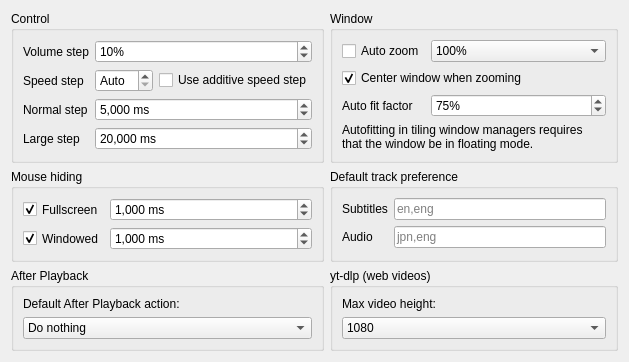
         <widget class="QWidget" name="playbackPage">
          <layout class="QGridLayout" name="playbackPageLayout" columnstretch="1,1">
           <item row="1" column="0">
            <widget class="QGroupBox" name="playbackControlBox">
             <property name="title">
              <string>Control</string>
             </property>
             <layout class="QFormLayout" name="playbackControlBoxLayout">
              <item row="0" column="0">
               <widget class="QLabel" name="playbackVolumeStepLabel">
                <property name="text">
                 <string>Volume step</string>
                </property>
               </widget>
              </item>
              <item row="0" column="1">
               <widget class="QSpinBox" name="playbackVolumeStep">
                <property name="sizePolicy">
                 <sizepolicy hsizetype="MinimumExpanding" vsizetype="Fixed">
                  <horstretch>0</horstretch>
                  <verstretch>0</verstretch>
                 </sizepolicy>
                </property>
                <property name="suffix">
                 <string>%</string>
                </property>
                <property name="minimum">
                 <number>1</number>
                </property>
                <property name="value">
                 <number>10</number>
                </property>
               </widget>
              </item>
              <item row="1" column="0">
               <widget class="QLabel" name="playbackSpeedStepLabel">
                <property name="text">
                 <string>Speed step</string>
                </property>
               </widget>
              </item>
              <item row="1" column="1">
               <layout class="QHBoxLayout" name="playbackSpeedStepLayout" stretch="1,0">
                <item>
                 <widget class="QSpinBox" name="playbackSpeedStep">
                  <property name="sizePolicy">
                   <sizepolicy hsizetype="MinimumExpanding" vsizetype="Fixed">
                    <horstretch>0</horstretch>
                    <verstretch>0</verstretch>
                   </sizepolicy>
                  </property>
                  <property name="specialValueText">
                   <string>Auto</string>
                  </property>
                  <property name="suffix">
                   <string>%</string>
                  </property>
                  <property name="maximum">
                   <number>100</number>
                  </property>
                 </widget>
                </item>
                <item>
                 <widget class="QCheckBox" name="playbackSpeedStepAdditive">
                  <property name="text">
                   <string>Use additive speed step</string>
                  </property>
                  <property name="checked">
                   <bool>false</bool>
                  </property>
                 </widget>
                </item>
               </layout>
              </item>
              <item row="2" column="0">
               <widget class="QLabel" name="playbackNormalStepLabel">
                <property name="text">
                 <string>Normal step</string>
                </property>
               </widget>
              </item>
              <item row="2" column="1">
               <widget class="QSpinBox" name="playbackNormalStep">
                <property name="sizePolicy">
                 <sizepolicy hsizetype="MinimumExpanding" vsizetype="Fixed">
                  <horstretch>0</horstretch>
                  <verstretch>0</verstretch>
                 </sizepolicy>
                </property>
                <property name="showGroupSeparator" stdset="0">
                 <bool>true</bool>
                </property>
                <property name="suffix">
                 <string notr="true"> ms</string>
                </property>
                <property name="minimum">
                 <number>1</number>
                </property>
                <property name="maximum">
                 <number>2000000000</number>
                </property>
                <property name="value">
                 <number>5000</number>
                </property>
               </widget>
              </item>
              <item row="3" column="0">
               <widget class="QLabel" name="playbackLargeStepLabel">
                <property name="text">
                 <string>Large step</string>
                </property>
               </widget>
              </item>
              <item row="3" column="1">
               <widget class="QSpinBox" name="playbackLargeStep">
                <property name="sizePolicy">
                 <sizepolicy hsizetype="MinimumExpanding" vsizetype="Fixed">
                  <horstretch>0</horstretch>
                  <verstretch>0</verstretch>
                 </sizepolicy>
                </property>
                <property name="showGroupSeparator" stdset="0">
                 <bool>true</bool>
                </property>
                <property name="suffix">
                 <string notr="true"> ms</string>
                </property>
                <property name="minimum">
                 <number>1</number>
                </property>
                <property name="maximum">
                 <number>2000000000</number>
                </property>
                <property name="value">
                 <number>20000</number>
                </property>
               </widget>
              </item>
             </layout>
            </widget>
           </item>
           <item row="1" column="1">
            <widget class="QGroupBox" name="playbackAutoBox">
             <property name="title">
              <string>Window</string>
             </property>
             <layout class="QFormLayout" name="playbackAutoBoxLayout">
              <item row="0" column="0">
               <widget class="QCheckBox" name="playbackAutoZoom">
                <property name="sizePolicy">
                 <sizepolicy hsizetype="Minimum" vsizetype="Preferred">
                  <horstretch>0</horstretch>
                  <verstretch>0</verstretch>
                 </sizepolicy>
                </property>
                <property name="text">
                 <string>Auto zoom</string>
                </property>
               </widget>
              </item>
              <item row="0" column="1">
               <widget class="QComboBox" name="playbackAutoZoomMethod">
                <property name="sizePolicy">
                 <sizepolicy hsizetype="MinimumExpanding" vsizetype="Fixed">
                  <horstretch>0</horstretch>
                  <verstretch>0</verstretch>
                 </sizepolicy>
                </property>
                <property name="currentText">
                 <string>100%</string>
                </property>
                <property name="currentIndex">
                 <number>3</number>
                </property>
                <item>
                 <property name="text">
                  <string>25%</string>
                 </property>
                </item>
                <item>
                 <property name="text">
                  <string>50%</string>
                 </property>
                </item>
                <item>
                 <property name="text">
                  <string>75%</string>
                 </property>
                </item>
                <item>
                 <property name="text">
                  <string>100%</string>
                 </property>
                </item>
                <item>
                 <property name="text">
                  <string>150%</string>
                 </property>
                </item>
                <item>
                 <property name="text">
                  <string>200%</string>
                 </property>
                </item>
                <item>
                 <property name="text">
                  <string>300%</string>
                 </property>
                </item>
                <item>
                 <property name="text">
                  <string>400%</string>
                 </property>
                </item>
                <item>
                 <property name="text">
                  <string>Autofit</string>
                 </property>
                </item>
                <item>
                 <property name="text">
                  <string>Autofit (Larger Only)</string>
                 </property>
                </item>
                <item>
                 <property name="text">
                  <string>Autofit (Smaller Only)</string>
                 </property>
                </item>
               </widget>
              </item>
              <item row="1" column="0" colspan="2">
               <widget class="QCheckBox" name="playbackAutoCenterWindow">
                <property name="text">
                 <string>Center window when zooming</string>
                </property>
                <property name="checked">
                 <bool>true</bool>
                </property>
               </widget>
              </item>
              <item row="2" column="0">
               <widget class="QLabel" name="playbackAutoFitFactorLabel">
                <property name="text">
                 <string>Auto fit factor</string>
                </property>
               </widget>
              </item>
              <item row="2" column="1">
               <widget class="QSpinBox" name="playbackAutoFitFactor">
                <property name="sizePolicy">
                 <sizepolicy hsizetype="MinimumExpanding" vsizetype="Fixed">
                  <horstretch>0</horstretch>
                  <verstretch>0</verstretch>
                 </sizepolicy>
                </property>
                <property name="suffix">
                 <string>%</string>
                </property>
                <property name="minimum">
                 <number>25</number>
                </property>
                <property name="maximum">
                 <number>100</number>
                </property>
                <property name="value">
                 <number>75</number>
                </property>
               </widget>
              </item>
              <item row="4" column="0" colspan="2">
               <widget class="QLabel" name="playbackAutozoomWarn">
                <property name="text">
                 <string>Autofitting in tiling window managers requires that the window be in floating mode.</string>
                </property>
                <property name="wordWrap">
                 <bool>true</bool>
                </property>
               </widget>
              </item>
             </layout>
            </widget>
           </item>
           <item row="4" column="0">
            <spacer name="playbackSpacer">
             <property name="orientation">
              <enum>Qt::Orientation::Vertical</enum>
             </property>
             <property name="sizeHint" stdset="0">
              <size>
               <width>0</width>
               <height>0</height>
              </size>
             </property>
            </spacer>
           </item>
           <item row="2" column="1">
            <widget class="QGroupBox" name="playbackTracksBox">
             <property name="title">
              <string>Default track preference</string>
             </property>
             <layout class="QFormLayout" name="playbackTracksBoxLayout">
              <item row="0" column="0">
               <widget class="QLabel" name="playbackSubtitleTracksLabel">
                <property name="text">
                 <string>Subtitles</string>
                </property>
               </widget>
              </item>
              <item row="0" column="1">
               <widget class="QLineEdit" name="playbackSubtitleTracks">
                <property name="placeholderText">
                 <string notr="true">en,eng</string>
                </property>
               </widget>
              </item>
              <item row="1" column="0">
               <widget class="QLabel" name="playbackAudioTracksLabel">
                <property name="text">
                 <string>Audio</string>
                </property>
               </widget>
              </item>
              <item row="1" column="1">
               <widget class="QLineEdit" name="playbackAudioTracks">
                <property name="placeholderText">
                 <string notr="true">jpn,eng</string>
                </property>
               </widget>
              </item>
             </layout>
            </widget>
           </item>
           <item row="2" column="0">
            <widget class="QGroupBox" name="playbackMouseHideBox">
             <property name="title">
              <string>Mouse hiding</string>
             </property>
             <layout class="QGridLayout" name="playbackMouseHideBoxLayout">
              <item row="0" column="0">
               <widget class="QCheckBox" name="playbackMouseHideFullscreen">
                <property name="sizePolicy">
                 <sizepolicy hsizetype="Minimum" vsizetype="Preferred">
                  <horstretch>0</horstretch>
                  <verstretch>0</verstretch>
                 </sizepolicy>
                </property>
                <property name="text">
                 <string>Fullscreen</string>
                </property>
                <property name="checked">
                 <bool>true</bool>
                </property>
               </widget>
              </item>
              <item row="0" column="1">
               <widget class="QSpinBox" name="playbackMouseHideFullscreenDuration">
                <property name="sizePolicy">
                 <sizepolicy hsizetype="MinimumExpanding" vsizetype="Fixed">
                  <horstretch>0</horstretch>
                  <verstretch>0</verstretch>
                 </sizepolicy>
                </property>
                <property name="showGroupSeparator" stdset="0">
                 <bool>true</bool>
                </property>
                <property name="suffix">
                 <string notr="true"> ms</string>
                </property>
                <property name="minimum">
                 <number>10</number>
                </property>
                <property name="maximum">
                 <number>30000</number>
                </property>
                <property name="value">
                 <number>1000</number>
                </property>
               </widget>
              </item>
              <item row="1" column="0">
               <widget class="QCheckBox" name="playbackMouseHideWindowed">
                <property name="sizePolicy">
                 <sizepolicy hsizetype="Minimum" vsizetype="Preferred">
                  <horstretch>0</horstretch>
                  <verstretch>0</verstretch>
                 </sizepolicy>
                </property>
                <property name="text">
                 <string>Windowed</string>
                </property>
                <property name="checked">
                 <bool>true</bool>
                </property>
               </widget>
              </item>
              <item row="1" column="1">
               <widget class="QSpinBox" name="playbackMouseHideWindowedDuration">
                <property name="sizePolicy">
                 <sizepolicy hsizetype="MinimumExpanding" vsizetype="Fixed">
                  <horstretch>0</horstretch>
                  <verstretch>0</verstretch>
                 </sizepolicy>
                </property>
                <property name="showGroupSeparator" stdset="0">
                 <bool>true</bool>
                </property>
                <property name="suffix">
                 <string notr="true"> ms</string>
                </property>
                <property name="minimum">
                 <number>10</number>
                </property>
                <property name="maximum">
                 <number>30000</number>
                </property>
                <property name="value">
                 <number>1000</number>
                </property>
               </widget>
              </item>
             </layout>
            </widget>
           </item>
           <item row="3" column="0">
            <widget class="QGroupBox" name="afterPlaybackBox">
             <property name="title">
              <string>After Playback</string>
             </property>
             <layout class="QVBoxLayout" name="verticalLayout_16">
              <item>
               <widget class="QLabel" name="afterPlaybackDefaultLabel">
                <property name="text">
                 <string>Default After Playback action:</string>
                </property>
               </widget>
              </item>
              <item>
               <widget class="QComboBox" name="afterPlaybackDefault">
                <property name="currentIndex">
                 <number>0</number>
                </property>
                <item>
                 <property name="text">
                  <string>Do nothing</string>
                 </property>
                </item>
                <item>
                 <property name="text">
                  <string>Repeat</string>
                 </property>
                </item>
                <item>
                 <property name="text">
                  <string>Play next file</string>
                 </property>
                </item>
                <item>
                 <property name="text">
                  <string>Exit</string>
                 </property>
                </item>
               </widget>
              </item>
             </layout>
            </widget>
           </item>
           <item row="3" column="1">
            <widget class="QGroupBox" name="ytdlpBox">
             <property name="title">
              <string>yt-dlp (web videos)</string>
             </property>
             <layout class="QVBoxLayout" name="verticalLayout_18">
              <item>
               <widget class="QLabel" name="ytdlpLabel">
                <property name="text">
                 <string>Max video height:</string>
                </property>
               </widget>
              </item>
              <item>
               <widget class="QComboBox" name="ytdlpMaxHeight">
                <property name="currentIndex">
                 <number>4</number>
                </property>
                <item>
                 <property name="text">
                  <string notr="true">240</string>
                 </property>
                </item>
                <item>
                 <property name="text">
                  <string notr="true">360</string>
                 </property>
                </item>
                <item>
                 <property name="text">
                  <string notr="true">480</string>
                 </property>
                </item>
                <item>
                 <property name="text">
                  <string notr="true">720</string>
                 </property>
                </item>
                <item>
                 <property name="text">
                  <string notr="true">1080</string>
                 </property>
                </item>
                <item>
                 <property name="text">
                  <string notr="true">1440</string>
                 </property>
                </item>
                <item>
                 <property name="text">
                  <string notr="true">2160</string>
                 </property>
                </item>
                <item>
                 <property name="text">
                  <string notr="true">2880</string>
                 </property>
                </item>
                <item>
                 <property name="text">
                  <string notr="true">4320</string>
                 </property>
                </item>
               </widget>
              </item>
             </layout>
            </widget>
           </item>
          </layout>
         </widget>
